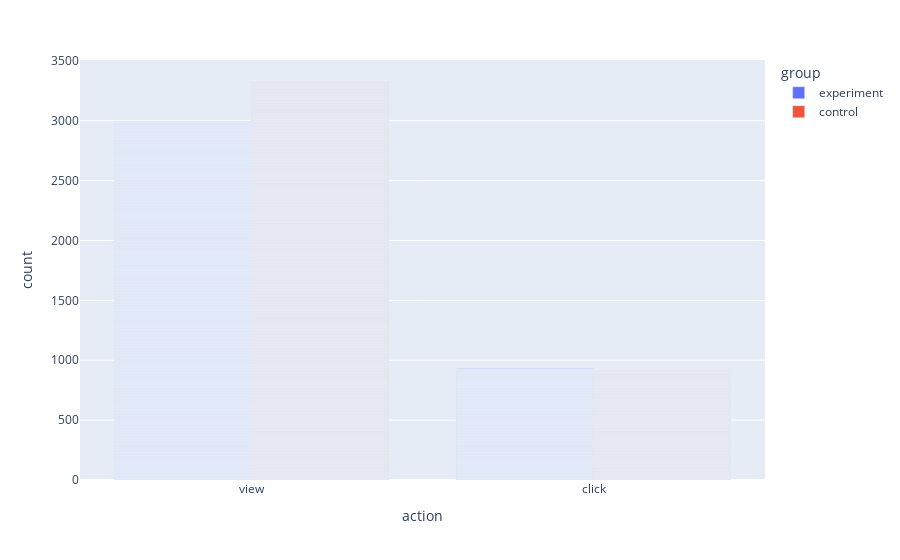

The code cell stored with this chart in its notebook:
### Markdown cell above
#### plot a bar graph of all the actions colored by group using plotly or seaborn

### Code cell
fig = px.bar(data_frame=df, x='action', color='group', barmode='group')
fig.show()

# control group has lower click through rate

### Figure 1 — Plotly figure (JSON) as saved in the notebook; plotly's stock layout.template omitted (floating-point values rounded to 4 significant figures; data arrays with more than 128 entries replaced by an {"elided": "..."} marker saying what was removed)
{"data": [{"alignmentgroup": "True", "hovertemplate": "group=experiment<br>action=%{x}<br>count=%{y}<extra></extra>", "legendgroup": "experiment", "marker": {"color": "#636efa"}, "name": "experiment", "offsetgroup": "experiment", "orientation": "v", "showlegend": true, "textposition": "auto", "type": "bar", "x": {"elided": "3924 str values"}, "xaxis": "x", "y": {"elided": "3924 int values"}, "yaxis": "y"}, {"alignmentgroup": "True", "hovertemplate": "group=control<br>action=%{x}<br>count=%{y}<extra></extra>", "legendgroup": "control", "marker": {"color": "#EF553B"}, "name": "control", "offsetgroup": "control", "orientation": "v", "showlegend": true, "textposition": "auto", "type": "bar", "x": {"elided": "4264 str values"}, "xaxis": "x", "y": {"elided": "4264 int values"}, "yaxis": "y"}], "layout": {"barmode": "group", "legend": {"title": {"text": "group"}, "tracegroupgap": 0}, "margin": {"t": 60}, "xaxis": {"anchor": "y", "domain": [0, 1], "title": {"text": "action"}}, "yaxis": {"anchor": "x", "domain": [0, 1], "title": {"text": "count"}}}}
